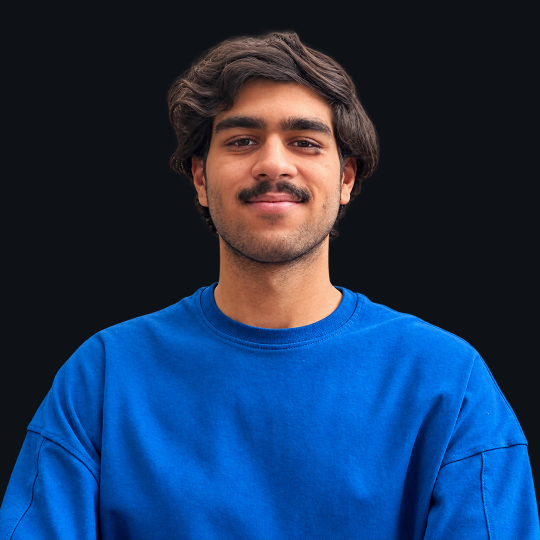
#> input picture examples/behrad-input.jpg, 1080 x 1080 px (shown at 1/2 size)
$ python symbol_art.py examples/behrad-input.jpg
#> lines starting #> are read from the running program, lines starting #| are printed output that depends on the picture
"""Turn an image into compact, font-aware ASCII art. Python 3.10+."""

from __future__ import annotations

import argparse
from functools import lru_cache
import math
import os
from pathlib import Path
import string
import sys

import numpy as np
from PIL import Image, ImageDraw, ImageEnhance, ImageFilter, ImageFont, ImageOps


CELL = (12, 24)
CHARACTERS = " " + string.punctuation + string.digits + string.ascii_letters


def find_font(explicit: str | None = None) -> str:
    if explicit:
        ImageFont.truetype(explicit, 20)
        return explicit
    candidates = [
        str(Path(os.environ.get("WINDIR", "C:/Windows")) / "Fonts/consola.ttf"),
        "/usr/share/fonts/truetype/dejavu/DejaVuSansMono.ttf",
        "/usr/share/fonts/truetype/liberation2/LiberationMono-Regular.ttf",
        "/System/Library/Fonts/Menlo.ttc",
        "/Library/Fonts/Courier New.ttf",
        "DejaVuSansMono.ttf",
    ]
    for candidate in candidates:
        try:
            ImageFont.truetype(candidate, 20)
            return candidate
        except OSError:
            continue
#> in main, image is the input picture: PIL image 1080x1080 RGB; mean R, G, B 27.7, 54.1, 90.5
    raise ValueError("No monospace font found. Pass --font /path/to/font.ttf")


@lru_cache(maxsize=16)
def glyph_atlas(font_path: str) -> tuple[np.ndarray, np.ndarray]:
    """Calibrate tone and spatial features against the actual font glyphs."""
    font = ImageFont.truetype(font_path, 20)
    if abs(font.getlength("i") - font.getlength("W")) > 0.1:
        raise ValueError("--font must be a monospace font")
    masks = []
    for char in CHARACTERS:
        tile = Image.new("L", CELL)
        ImageDraw.Draw(tile).text(
            ((CELL[0] - font.getlength(char)) / 2, 0), char, font=font, fill=255
        )
        tile = tile.filter(ImageFilter.GaussianBlur(0.7)).resize((4, 8), Image.Resampling.BOX)
        masks.append(np.asarray(tile, dtype=np.float32).ravel() / 255)
    masks = np.stack(masks)
    tones = masks.mean(axis=1)
    tones /= tones.max()
    shape = masks - masks.mean(axis=1, keepdims=True)
    shape /= np.maximum(np.linalg.norm(shape, axis=1, keepdims=True), 1e-6)
    return tones, shape


def prepare_image(
    image: Image.Image,
    crop: tuple[int, int, int, int] | None,
    contrast: float,
    gamma: float,
    invert: bool,
    autocontrast: bool,
) -> Image.Image:
#> called with contrast = 1.15, gamma = 1, invert = False, autocontrast = True
    image = ImageOps.exif_transpose(image).convert("RGBA")
#> image: PIL image 1080x1080 RGBA
    if crop:
        left, top, right, bottom = crop
        if not (0 <= left < right <= image.width and 0 <= top < bottom <= image.height):
            raise ValueError("Crop must lie inside the oriented image: left top right bottom")
        image = image.crop(crop)
    # Transparent areas become empty characters in either polarity.
    background = Image.new("RGBA", image.size, "black" if invert else "white")
#> background: PIL image 1080x1080 RGBA; every value is 255
    image = Image.alpha_composite(background, image).convert("L")
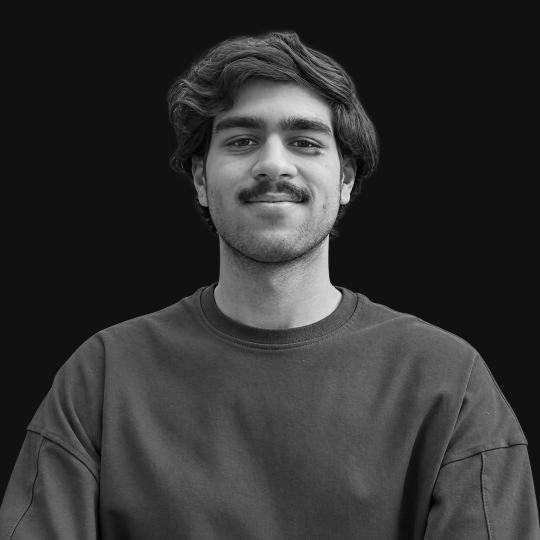
#> image: PIL image 1080x1080 L (shown at 1/2 size); min 0, max 245, mean 50.5
    if autocontrast:
        image = ImageOps.autocontrast(image, cutoff=1)
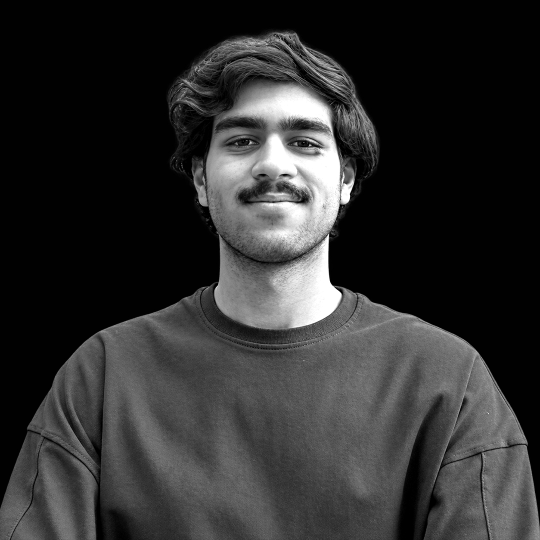
#> image: PIL image 1080x1080 L (shown at 1/2 size); min 0, max 255, mean 47.6
    image = ImageEnhance.Contrast(image).enhance(contrast)
    image = image.point([round(255 * (i / 255) ** gamma) for i in range(256)])
    return image if invert else ImageOps.invert(image)
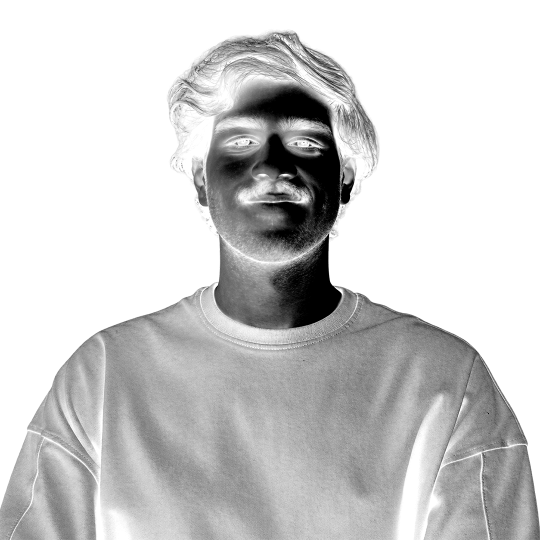
#> returned value: PIL image 1080x1080 L (shown at 1/2 size); min 0, max 255, mean 205.2


def convert(
    image: Image.Image,
    width: int = 40,
    *,
    height: int | None = None,
    cell_aspect: float = 0.5,
    mode: str = "shape",
    font_path: str | None = None,
    crop: tuple[int, int, int, int] | None = None,
    contrast: float = 1.15,
    gamma: float = 1.0,
    invert: bool = False,
    autocontrast: bool = True,
) -> str:
    if not 1 <= width <= 500:
        raise ValueError("Width must be between 1 and 500")
    if height is not None and not 1 <= height <= 500:
        raise ValueError("Height must be between 1 and 500")
    if not math.isfinite(cell_aspect) or not 0.1 <= cell_aspect <= 2:
        raise ValueError("Cell aspect must be between 0.1 and 2")
    if any(not math.isfinite(v) or not 0 < v <= 5 for v in (contrast, gamma)):
        raise ValueError("Contrast and gamma must be greater than 0 and at most 5")
    if mode not in ("shape", "tone"):
        raise ValueError("Mode must be shape or tone")
    image = prepare_image(image, crop, contrast, gamma, invert, autocontrast)
    rows = height if height is not None else max(1, round(width * image.height / image.width * cell_aspect))
#> rows = 20
    if rows > 500:
        raise ValueError("Image is too tall. Crop it or specify --height (at most 500)")
    font_path = find_font(font_path)
    tones, shapes = glyph_atlas(font_path)
    # Keep 32 samples per character; a one-pixel resize discards these details.
    sampled = image.resize((width * 4, rows * 8), Image.Resampling.LANCZOS)
    data = np.asarray(sampled, dtype=np.float32) / 255
    tiles = data.reshape(rows, 8, width, 4).transpose(0, 2, 1, 3).reshape(-1, 32)
    means = tiles.mean(axis=1)
    centered = tiles - means[:, None]
    norms = np.linalg.norm(centered, axis=1)
    unit = centered / np.maximum(norms[:, None], 1e-6)
    # Shape matters most at edges; flat areas should follow the calibrated tone.
    edge_weight = np.minimum(tiles.std(axis=1) * 1.5, 0.35) if mode == "shape" else np.zeros_like(means)
    indices = []
    for start in range(0, len(tiles), 512):
        end = start + 512
        loss = 4 * (means[start:end, None] - tones[None, :]) ** 2
        loss += edge_weight[start:end, None] * (1 - unit[start:end] @ shapes.T)
        indices.extend(np.argmin(loss, axis=1).tolist())
    chars = [CHARACTERS[index] for index in indices]
    # Exact column count, including spaces. Plain ASCII is portable to old terminals.
    return "\n".join("".join(chars[row * width:(row + 1) * width]) for row in range(rows))


def save_preview(art: str, output: Path, font_path: str, cell_aspect: float, invert: bool) -> None:
    font = ImageFont.truetype(font_path, 20)
    cell_width = max(1, round(font.getlength("M")))
    cell_height = max(1, round(cell_width / cell_aspect))
    lines = art.splitlines()
    canvas = Image.new("RGB", (len(lines[0]) * cell_width + 32, len(lines) * cell_height + 32), "#161b22" if invert else "#ffffff")
    draw = ImageDraw.Draw(canvas)
    for row, line in enumerate(lines):
        draw.text((16, 16 + row * cell_height), line, font=font, fill="#c9d1d9" if invert else "#161b22")
    canvas.save(output)


def main() -> int:
    parser = argparse.ArgumentParser(description=__doc__)
    parser.add_argument("image", type=Path, help="Input image (PNG, JPEG, WebP, etc.)")
    parser.add_argument("-w", "--width", type=int, default=40, help="Columns, default: 40")
    parser.add_argument("--height", type=int, help="Force row count; otherwise preserve proportions")
    parser.add_argument("--cell-aspect", type=float, default=0.5, help="Terminal character width / line height, default: 0.5")
    parser.add_argument("--mode", choices=("shape", "tone"), default="shape")
    parser.add_argument("--font", help="Monospace TTF/OTF font; auto-detect by default")
    parser.add_argument("--crop", type=int, nargs=4, metavar=("LEFT", "TOP", "RIGHT", "BOTTOM"))
    parser.add_argument("--contrast", type=float, default=1.15)
    parser.add_argument("--gamma", type=float, default=1.0)
    parser.add_argument("--invert", action="store_true", help="Light symbols on a dark background (positive image)")
    parser.add_argument("--no-autocontrast", action="store_true")
    parser.add_argument("-o", "--output", type=Path, help="Also save plain ASCII text")
    parser.add_argument("--preview", type=Path, help="Also render the text to an image (e.g. preview.png)")
    args = parser.parse_args()
    try:
        font_path = find_font(args.font)
        with Image.open(args.image) as image:
            art = convert(
                image, args.width, height=args.height, cell_aspect=args.cell_aspect,
                mode=args.mode, font_path=font_path, crop=tuple(args.crop) if args.crop else None,
                contrast=args.contrast, gamma=args.gamma, invert=args.invert,
                autocontrast=not args.no_autocontrast,
            )
        if args.output:
            args.output.write_text(art + "\n", encoding="ascii")
        if args.preview:
            save_preview(art, args.preview, font_path, args.cell_aspect, args.invert)
        print(art)
    except BrokenPipeError:
        return 0
    except (OSError, ValueError, Image.DecompressionBombError) as exc:
#> (the run stopped early here; a loop or call above may not have finished)
